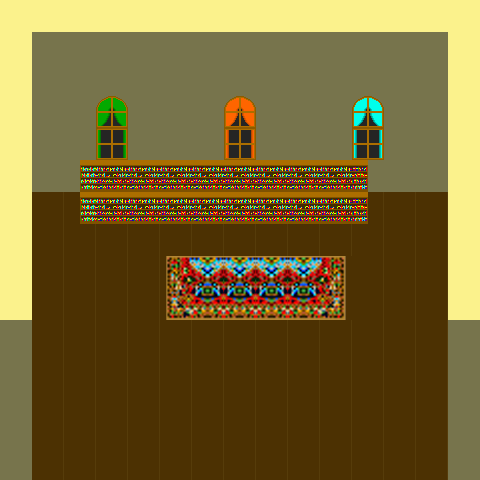

The image is a tile-based game level rendered from a .tmx file. Its description and complete source (layers, tilesets, objects, tile grids) follow:
An orthogonal 15x15 tile map with 32x32 px tiles, 2 tile layers (Tile Layer 1, Tile Layer 2), 2 tilesets.

<map version="1.2" tiledversion="1.3.3" orientation="orthogonal" renderorder="left-down" width="15" height="15" tilewidth="32" tileheight="32" infinite="0" nextlayerid="3" nextobjectid="1">
 <tileset firstgid="1" source="kucaTeksture1.tsx" />
 <tileset firstgid="11" source="Unutrašnjist kuće.tsx" />
 <layer id="1" name="Tile Layer 1" width="15" height="15">
  <data encoding="csv">
5,5,5,5,5,5,5,5,5,5,5,5,5,5,5,
5,9,9,9,9,9,9,9,9,9,9,9,9,9,5,
5,9,9,9,9,9,9,9,9,9,9,9,9,9,5,
5,9,9,9,9,9,9,9,9,9,9,9,9,9,5,
5,9,9,9,9,9,9,9,9,9,9,9,9,9,5,
5,9,9,9,9,9,9,9,9,9,9,9,9,9,5,
5,4,4,4,4,4,4,4,4,4,4,4,4,4,5,
5,4,4,4,4,4,4,4,4,4,4,4,4,4,5,
5,4,4,4,4,4,4,4,4,4,4,4,4,4,5,
5,4,4,4,4,4,4,4,4,4,4,4,4,4,5,
9,4,4,4,4,4,4,4,4,4,4,4,4,4,9,
9,4,4,4,4,4,4,4,4,4,4,4,4,4,9,
9,4,4,4,4,4,4,4,4,4,4,4,4,4,9,
9,4,4,4,4,4,4,4,4,4,4,4,4,4,9,
9,4,4,4,4,4,4,4,4,4,4,4,4,4,9
</data>
 </layer>
 <layer id="2" name="Tile Layer 2" width="15" height="15">
  <data encoding="csv">
0,0,0,0,0,0,0,0,0,0,0,0,0,0,0,
0,0,0,0,0,0,0,0,0,0,0,0,0,0,0,
0,0,0,0,0,0,0,0,0,0,0,0,0,0,0,
0,0,0,21,0,0,0,22,0,0,0,20,0,0,0,
0,0,0,25,0,0,0,26,0,0,0,24,0,0,0,
0,0,13,11,11,11,11,11,11,11,11,12,0,0,0,
0,0,13,11,11,11,11,11,11,11,11,12,0,0,0,
0,0,0,0,0,0,0,0,0,0,0,0,0,0,0,
0,0,0,0,0,1,2,2,2,2,3,0,0,0,0,
0,0,0,0,0,6,7,7,7,7,8,0,0,0,0,
0,0,0,0,0,0,0,0,0,0,0,0,0,0,0,
0,0,0,0,0,0,0,0,0,0,0,0,0,0,0,
0,0,0,0,0,0,0,0,0,0,0,0,0,0,0,
0,0,0,0,0,0,0,0,0,0,0,0,0,0,0,
0,0,0,0,0,0,0,0,0,0,0,0,0,0,0
</data>
 </layer>
</map>